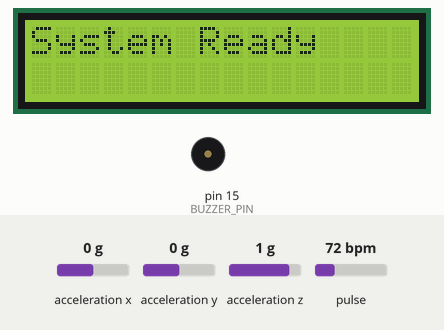
A sketch run on a simulated Arduino Uno, built with avr-gcc and run on an emulated ATmega328P. Shown: 16×2 character LCD, buzzer (waves = sounding). Inputs (shaded band) come from the test bench; at power-on: acceleration z 1 g, acceleration x 0 g, acceleration y 0 g, pulse 72 bpm. Random numbers use the default seed unless the sketch sets one; what the sketch prints to the serial monitor is not drawn.

Above: at 1.1 s.
At 2.97 s:
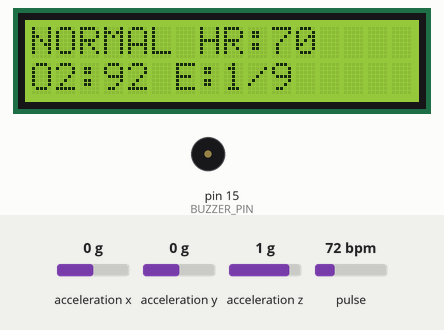
3.3 s: acceleration z set to 0.8 g
At 3.65 s:
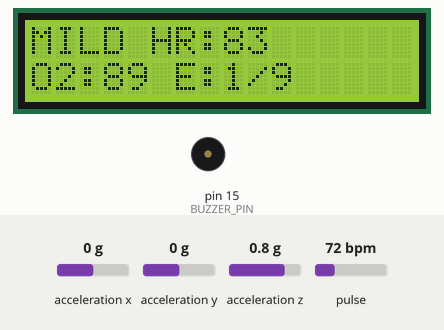
4.9 s: acceleration z set to -1.4 g
At 5.36 s:
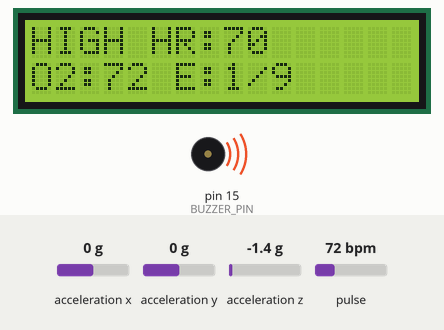
7.0 s: acceleration z set to -0.8 g
At 7.41 s:
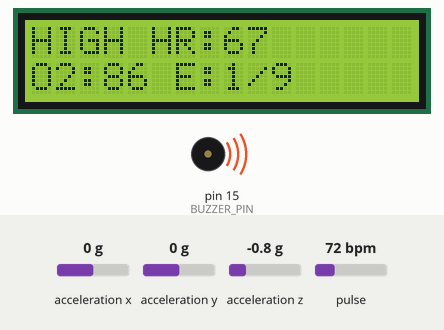
Timing chart, 0 to 10.0 s (numbered marks = the images above; inputs shaded):
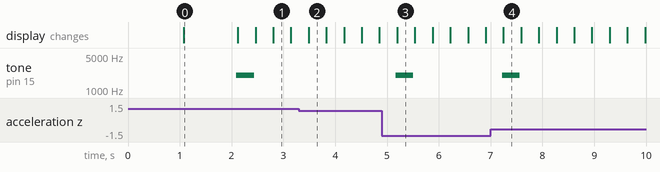

Measured:
- after the input at 4.9 s, tone on pin 15 (BUZZER_PIN): silent → 2000 Hz after 0.27 s, → silent 0.34 s later
- after the input at 7.0 s, tone on pin 15 (BUZZER_PIN): silent → 2000 Hz after 0.22 s, → silent 0.34 s later
- what the display in image 0 shows lasts 1.0 s, from 1.1 s to 2.1 s

The sketch:

vibecoding.ino
```cpp
#include <Wire.h>
#include <Adafruit_Sensor.h>
#include <Adafruit_ADXL345_U.h>
#include "MAX30105.h"
#include "heartRate.h"
#include <LiquidCrystal_I2C.h>
LiquidCrystal_I2C lcd(0x3F, 16, 2);
Adafruit_ADXL345_Unified accel = Adafruit_ADXL345_Unified(12345);
MAX30105 pulseSensor;
#define BUZZER_PIN 15
float contractionLevel = 0;
float lastZ = 0;
int heartRate = 70;
int spo2 = 95;
String labourStatus;
long lastBeatTime = 0;
int eddDay = 1;
int eddMonth = 9;
int eddYear = 2026;
unsigned long lastEDDupdate = 0;
int highStreak = 0;
const unsigned long EDD_UPDATE_MIN_INTERVAL = 60000UL;
const int HIGH_STREAK_REQUIRED = 3;
const int EDD_SHIFT_DAYS_ON_HIGH = 3;
String classifyContraction(float value) {
  if (value < 0.5) return "NORMAL";
  else if (value < 1.2) return "LOW";
  else if (value < 2.0) return "MILD";
  else return "HIGH";
}
void shiftEDDdays(int n) {
  if (n == 0) return;

  if (n > 0) {
    eddDay += n;
    while (eddDay > 30) {
      eddDay -= 30;
      eddMonth++;
      if (eddMonth > 12) {
        eddMonth = 1;
        eddYear++;
      }
    }
  } else {
    int move = -n;
    while (move > 0) {
      eddDay--;
      move--;
      if (eddDay < 1) {
        eddMonth--;
        eddDay += 30;
        if (eddMonth < 1) {
          eddMonth = 12;
          eddYear--;
        }
      }
    }
  }
}
void tryUpdateEDD_BasedOnHigh() {
  unsigned long now = millis();

  if (labourStatus == "HIGH") highStreak++;
  else highStreak = 0;

  if (highStreak >= HIGH_STREAK_REQUIRED && (now - lastEDDupdate) >= EDD_UPDATE_MIN_INTERVAL) {
    shiftEDDdays(-EDD_SHIFT_DAYS_ON_HIGH);
    lastEDDupdate = now;
    highStreak = 0;

    Serial.print("*** EDD UPDATED -> ");
    Serial.print(eddDay); Serial.print("-");
    Serial.print(eddMonth); Serial.print("-");
    Serial.println(eddYear);
  }
}
void setup() {
  Serial.begin(115200);
  delay(1000);
  Serial.println("Starting Pregnancy Belt System...");

  pinMode(BUZZER_PIN, OUTPUT);
  digitalWrite(BUZZER_PIN, LOW);

  // LCD
  lcd.init();
  lcd.backlight();
  lcd.clear();
  lcd.setCursor(0, 0);
  lcd.print("System Ready");
  delay(1000);

  // ADXL345 Init
  if (!accel.begin()) Serial.println("ADXL345 NOT FOUND");
  else {
    accel.setRange(ADXL345_RANGE_4_G);
    Serial.println("ADXL345 Ready");
  }

  // MAX30102 Init
  if (!pulseSensor.begin()) Serial.println("MAX30102 NOT FOUND");
  else {
    pulseSensor.setup();
    pulseSensor.setPulseAmplitudeRed(0xAF);
    pulseSensor.setPulseAmplitudeIR(0xAF);
    Serial.println("MAX30102 Ready");
  }

  Serial.println("System Ready\n");
}
void loop() {

  // -------- ADXL345 --------
  sensors_event_t event;
  accel.getEvent(&event);

  contractionLevel = abs(event.acceleration.z - lastZ);
  lastZ = event.acceleration.z;
  labourStatus = classifyContraction(contractionLevel);

  // -------- MAX30102 --------
  long irValue = pulseSensor.getIR();
  long redValue = pulseSensor.getRed();

  if (irValue > 2000) {
    if (checkForBeat(irValue)) {
      long now = millis();
      long delta = now - lastBeatTime;
      lastBeatTime = now;

      if (delta > 0) {
        int bpm = 60000 / delta;
        heartRate = (heartRate * 0.6) + (bpm * 0.4);
      }
    }

    float ratio = (float)redValue / (float)irValue;
    spo2 = 110 - (25 * ratio);
    spo2 = constrain(spo2, 50, 100);

  } else {
    static unsigned long lastSim = 0;
    if (millis() - lastSim > 300) {
      heartRate = 60 + random(0, 40);
      spo2 = 95 + random(-5, 5);
      lastSim = millis();
    }
  }

  heartRate = random(60, 90);
  spo2 = random(60, 100);

  // -------- EDD Update --------
  tryUpdateEDD_BasedOnHigh();

  // -------- Buzzer --------
  if (labourStatus == "HIGH") {
    tone(BUZZER_PIN, 2000);
  } else {
    noTone(BUZZER_PIN);
  }

  // -------- LCD Display --------
  lcd.clear();

  lcd.setCursor(0, 0);
  lcd.print(labourStatus.substring(0, 6));  // NORMAL / LOW / MILD / HIGH
  lcd.print(" HR:");
  lcd.print(heartRate);

  lcd.setCursor(0, 1);
  lcd.print("O2:");
  lcd.print(spo2);
  lcd.print(" E:");
  lcd.print(eddDay);
  lcd.print("/");
  lcd.print(eddMonth);

  // -------- Serial Output --------
  Serial.print("Contraction: "); Serial.print(contractionLevel, 2);
  Serial.print(" | Status: "); Serial.print(labourStatus);
  Serial.print(" | HR: "); Serial.print(heartRate);
  Serial.print(" | SpO2: "); Serial.print(spo2);
  Serial.print(" | EDD: ");
  Serial.print(eddDay); Serial.print("-");
  Serial.print(eddMonth); Serial.print("-");
  Serial.print(eddYear);
  Serial.println();

  delay(300);
}
```
